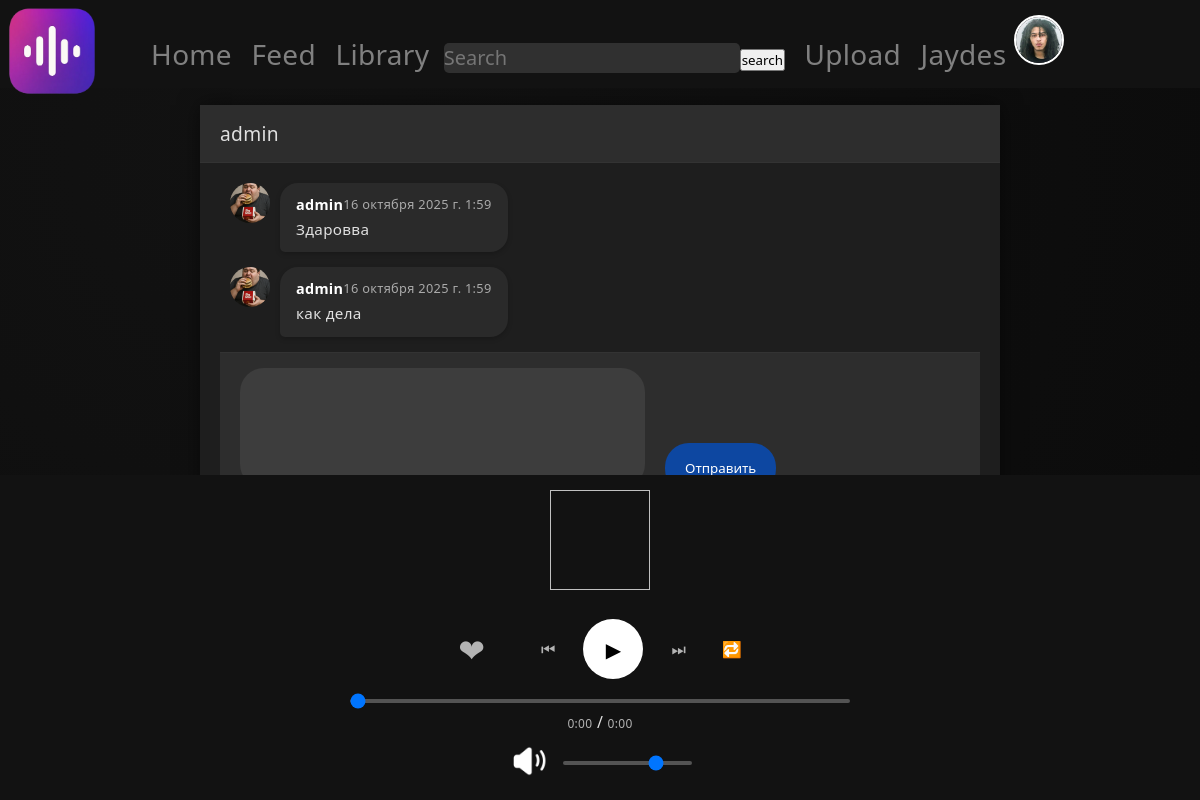
Page /chat/admin (signed in) on the committed database.
### Users/models.py (models this page shows)
class CustomUser(AbstractUser):
    username = models.CharField(max_length=20, unique=True)
    avatar = models.ImageField(upload_to="images/user_avatars", default="images/user_avatars/noavatar.png")
    bio = models.TextField(max_length=50, blank=True)
    def __str__(self):
        return self.username

### WaveBox/models.py (models this page shows, shortened)
class Message(models.Model):
    message_types = [
        ("text", "text"),
        ("track", "track"),
    ]
    chat = models.ForeignKey("Chat", on_delete=models.CASCADE)
    sender = models.ForeignKey(settings.AUTH_USER_MODEL, on_delete=models.CASCADE)
    msg_type = models.CharField(
        choices=message_types,
        default="text",
    )
    text = models.TextField()
    created_at = models.DateTimeField(auto_now_add=True)

### WaveBox/views.py (the view, shortened to what this page needs)
# urls.py: path("chat/<str:username>", chat, name="chat"),
def chat(request, username):
    user2 = get_object_or_404(CustomUser, username=username)
    try:
        chat = Chat.objects.get(
            Q(user1=request.user, user2=user2) |
            Q(user1=user2, user2=request.user)
        )
    except Chat.DoesNotExist:
       chat = Chat.objects.create(
            user1=request.user,
            user2=user2,
        )
    messages = Message.objects.filter(chat=chat)
    form = MessageForm()
    return render(request, "chat.html", {"chat": chat, "messages": messages, "form": form, "username": username})

### WaveBox/forms.py
class MessageForm(forms.ModelForm):
    class Meta:
        model = Message
        fields = ("text",)

### templates/chat.html (shortened to what this page needs)
{% extends 'base.html' %}
{% load static %}
{% block head %}
    <link rel="stylesheet" href="{% static "MainApp/css/chat.css" %}">
{% endblock %}
{% block body %}
<div class="chat-container">
    <div class="chat-header">
        <h1>{{ username }}</h1>
    </div>
    <div class="chat-messages">
        {% for msg in messages %}
            <div class="message {% if msg.sender == request.user %}sender{% else %}receiver{% endif %}">
                <div class="message-avatar">
                    <img src="{{ msg.sender.avatar.url }}" alt="{{ msg.sender }}">
                </div>
                <div class="message-content">
                    <div class="message-header">
                        <span class="message-username"><a class="username" href="/profile/{{ msg.sender.username }}">{{ msg.sender }}</a></span>
                        <span class="message-time">{{ msg.created_at }}</span>
                    </div>
                    <div class="message-text">{{ msg.text }}</div>
                </div>
            </div>
        {% endfor %}
<div class="chat-input">
    <form method="post" class="message-form">
        <div class="form-field">
            {{ form.text }}
        </div>
        <button type="submit" class="send-button">Отправить</button>
    </form>
</div>
    </div>
</div>
{% endblock %}

### templates/base.html (shortened to what this page needs)
{% load static %}
<!DOCTYPE html>
<html lang="ru">
<head>
    <link rel="icon" href="/media/images/icons/WaveBoxLogo.png"><link rel="stylesheet" href="{% static 'MainApp/css/main.css' %}">
  {% block head %}{% endblock %}
</head>
<body>
    <a href="/">
        <img class="logo" width="100" height="100" src="/media/images/icons/WaveBoxLogo.png">
    </a>
    <header class="header">
    <div class="nav-panel">
    <a href="/discover" class="{% if request.path == "/discover"  %}active{% endif %}">Home</a>
    <a href="/feed">Feed</a>
    <a href="/library" class="{% if request.path == "/library"  %}active{% endif %}">Library</a>
    <input class="searchbar" type="text" placeholder="Search"><button type="submit" onclick="search()">search</button>
    <a href="/upload" class="{% if request.path == "/upload"  %}active{% endif %}">Upload</a>
    <a href="{% if user.is_authenticated %}/profile/{{ request.user.username }}{% else %}/login{% endif %}" class="{% if request.path == '/profile/'|add:request.user.username %}active{% endif %}">
        {% if user.is_authenticated %}{{ request.user.username }}{% else %}Profile{% endif %}
        <img class="user-avatar" width="50" height="50" src="{% if user.is_authenticated and request.user.avatar %}{{ request.user.avatar.url }}{% else %}/media/images/user_avatars/noavatar.png{% endif %}">
    </a>
    </div>
    </header>
{% block body %}{% endblock %}
<div class="player">
    <div class="player-info">
        <a><img class="player-track-image" width="100" height="100"></a>
    </div>
    <div class="player-controls">
        <button class="control-btn like-btn">❤</button><h2 class="likes-count"></h2>
        <button class="control-btn prev-btn">⏮</button>
        <button class="player-button play-btn" onclick="playerPlayTrack(this)">▶</button>
        <button class="control-btn next-btn">⏭</button>
        <button class="control-btn repeat-btn">🔁</button>
    </div>
<div class="simple-seek">
    <input type="range" class="simple-seek-slider" min="0" max="100" value="0">
    <div class="time-display">
        <span class="current-time">0:00</span> /
        <span class="total-time">0:00</span>
    </div>
    <div class="volume-controls">
        <button data-status="volumeon" class="volume-button"><img width="40" height="40" class="volume-image" src="/media/images/icons/volume.png"></button>
    <input type="range" class="simple-volume-slider" min="0" max="100" value="75">
    </div>
</div>
</div>
</body>
</html>

### WaveBox/static/MainApp/css/main.css (style rules this page uses)
body { background-color: #121212; color: white; background: radial-gradient(circle at 20% 20%, #121212 0%, #0b0b0b 100%); font-family: 'Inter', 'Poppins', sans-serif; letter-spacing: 0.3px; }
.logo { z-index: 1001; position: relative; }
a { text-decoration: none; }
img { -webkit-user-drag: none; user-select: none; -moz-user-select: none; -webkit-user-select: none; -ms-user-select: none; }
.header { background-color: #121212; padding: 15px 0; display: flex; flex-direction: row; justify-content: space-around; align-items: center; position: fixed; top: 0; left: 0; width: 100%; z-index: 1000; }
.user-avatar { border: solid white 2px; border-radius: 100px; }
.player { background-color: #121212; padding: 15px 20px; display: flex; flex-direction: column; justify-content: center; align-items: center; position: fixed; bottom: 0; left: 0; width: 100%; z-index: 1000; gap: 10px; }
.simple-seek { width: 100%; max-width: 500px; display: flex; flex-direction: column; align-items: center; gap: 8px; }
.simple-seek-slider { width: 100%; height: 4px; margin: 0; -webkit-appearance: none; appearance: none; background: #535353; border-radius: 2px; outline: none; cursor: pointer; }
.volume-controls { display: flex; align-items: center; }
.volume-button { background: none; border: none; cursor: pointer; }
.simple-volume-slider { width: 100%; height: 4px; margin-left: 15px; -webkit-appearance: none; appearance: none; background: #535353; border-radius: 2px; outline: none; cursor: pointer; }
.player-info { text-align: center; margin-bottom: 10px; }
.player-controls { display: flex; align-items: center; justify-content: center; gap: 20px; margin-bottom: 10px; }
.control-btn { background: none; border: none; color: #b3b3b3; font-size: 16px; cursor: pointer; padding: 8px; transition: color 0.2s ease; }
.player-button { background: #ffffff; border: none; border-radius: 50%; width: 40px; height: 40px; font-size: 16px; cursor: pointer; display: flex; align-items: center; justify-content: center; transition: transform 0.2s ease; }
.current-time, .total-time { color: #b3b3b3; font-size: 12px; min-width: 35px; }
.header a { font-size: 175%; margin-left: 15px; color: gray; text-decoration: none; transition: 0.5s; }
.searchbar { background-color: #303030; border: none; border-radius: 5px; color: white; font-size: 20px; height: 30px; margin-left: 10px; }
.player-button { pointer-events: auto; width: 60px; height: 60px; border-radius: 50%; background: rgb(255, 255, 255); color: black; border: none; font-size: 20px; cursor: pointer; transition: all 0.3s ease; }
.like-btn { font-size: 2rem; transition: transform 0.2s ease; }

### rows in the picture
CustomUser: user.username "Jaydes", avatar (picture)
CustomUser: username "admin"
Message: sender.avatar (picture), sender "admin", created_at "16 октября 2025 г. 1:59", text "Здаровва"
Message: sender.avatar (picture), sender "admin", created_at "16 октября 2025 г. 1:59", text "как дела"
